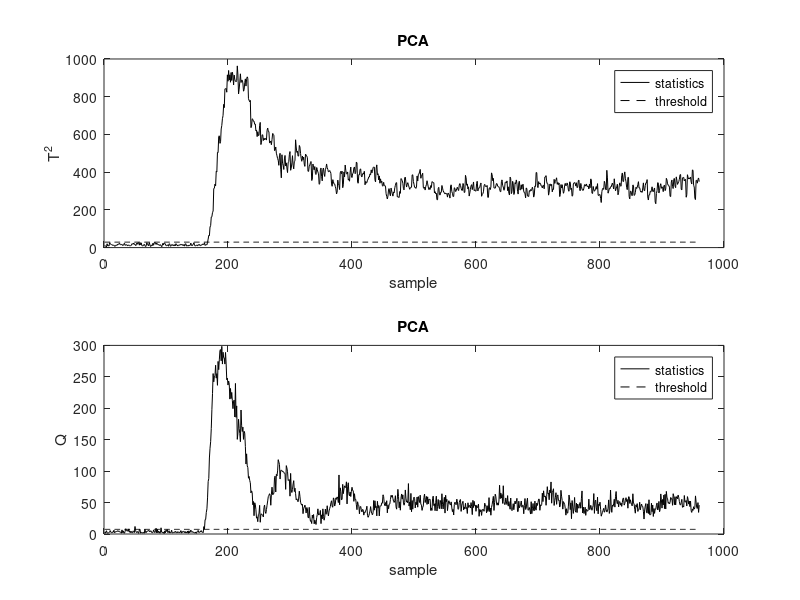

Here is the MATLAB script that generated this plot:
clc
clear

%% data preprocessing
load TEdata.mat; IDV = 1; 
X_train = data(:, [1:22,42:52], 22);
X_test = data(:, [1:22,42:52], IDV);

[n, m] = size(X_train); 
[X_train, Xmean, Xstd] = zscore(X_train); 

[N, ~] = size(X_test);
X_test = (X_test - repmat(Xmean, N, 1))./repmat(Xstd, N, 1);

%% offline training
% pca
[P, T, Latent, Tsquare] = pca(X_train);
pc = 0;
for i = 1:size(Latent,1)
    cpv = sum(Latent(1:i)) / sum(Latent);
    if cpv >= 0.9
        pc = i;break;
    end
end
T = T(:, 1:pc); P = P(:, 1:pc);

% control limit
ALPHA=0.97;
T_ctrl = pc * (n-1) * (n+1) * finv(ALPHA, pc, n - pc) / (n * (n - pc));
theta=zeros(1,3);
for i=1:3
    for j = (pc+1):m
        theta(i) = Latent(j)^i + theta(i);
    end
end
h0 = 1 - 2 * theta(1) * theta(3) / (3 * theta(2)^2);
Q_ctrl = theta(1) * (norminv(ALPHA) * (2 * theta(2) * h0^2)^0.5 / theta(1) + 1 + theta(2) * h0 * (h0 - 1) / theta(1)^2)^(1/h0);

%% online testing
T2 = zeros(N, 1); Q = zeros(N, 1);
for i = 1:N
   tnew = X_test(i,:) * P;
   T2(i) = tnew * diag(1./Latent(1:pc)) * tnew';
   Q(i) = ((eye(m) - P * P') * X_test(i,:)')' * ((eye(m) - P * P') * X_test(i,:)');
end

% type I and type II errors
FAR_T = 0; FDR_T = 0;
FAR_Q = 0; FDR_Q = 0;
for i = 1:160
    if T2(i) > T_ctrl
       FAR_T = FAR_T + 1;
    end                     
    if Q(i) > Q_ctrl
       FAR_Q = FAR_Q + 1;
    end                     
end
for i = 161:960
    if T2(i) > T_ctrl
       FDR_T = FDR_T + 1;
    end                     
    if Q(i) > Q_ctrl
       FDR_Q = FDR_Q + 1;
    end                     
end
FAR_T = FAR_T / 160; FAR_Q = FAR_Q / 160;
FDR_T = FDR_T / 800; FDR_Q = FDR_Q / 800;

% ROC curves including f1-score
% class_1 = T2(1:160); class_2 = T2(161:960);
% figure; roc_Ty = roc_curve(class_1, class_2);
% 
% class_1 = Q(1:160); class_2 = Q(161:960);
% figure; roc_To = roc_curve(class_1, class_2);

% statistics plot
figure;
subplot(2,1,1);plot(T2,'k');title('PCA');hold on;plot(T_ctrl*ones(1,N),'k--');xlabel('sample');ylabel('T^2');legend('statistics','threshold');hold off
subplot(2,1,2);plot(Q,'k');title('PCA');hold on;plot(Q_ctrl*ones(1,N),'k--');xlabel('sample');ylabel('Q');legend('statistics','threshold');hold off




